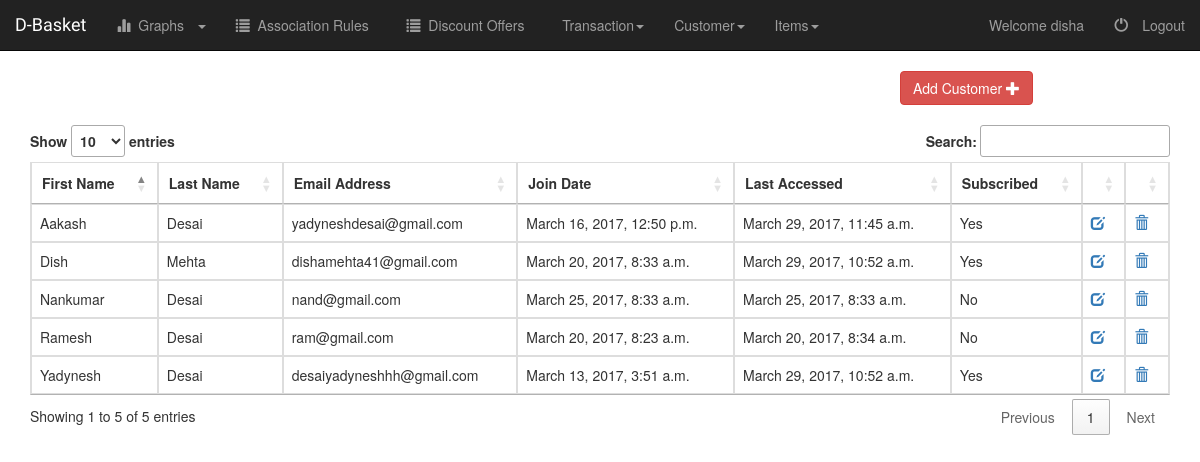
/emp/customer/list/ (signed in), run on the app's committed database.
### AdminPanel/models.py (models this page shows, shortened)
class Customer(models.Model):
	first_name = models.CharField(max_length = 100,null = False, blank=False, verbose_name = 'First Name')
	last_name = models.CharField(max_length = 100,null = False, blank=False, verbose_name = 'Last Name')
	email_id = models.EmailField(max_length = 100,null = False, blank=False, verbose_name = 'Email address')
	join_date = models.DateTimeField(default = timezone.now, editable = False)
	last_modified = models.DateTimeField(auto_now = True)
	subscribe = models.BooleanField(default = False, verbose_name = 'Subscribed')

### AdminPanel/customer_views.py (the view)
class CustomerListView(generic.ListView):
	template_name = "AdminPanel/customer_list.html"
	context_object_name = 'customer_list'
	def get_queryset(self):
		return Customer.objects.all()

### AdminPanel/templates/AdminPanel/customer_list.html (shortened to what this page needs)
{% extends "base.html" %}
{% block stylesheets %}
	<link rel="stylesheet"
	href="http://cdn.datatables.net/1.10.2/css/jquery.dataTables.min.css"></style>
	<link href="https://maxcdn.bootstrapcdn.com/bootstrap/3.3.7/css/bootstrap.min.css" rel="stylesheet">
{% endblock stylesheets %}
{% block tabs %}
	{% include "AdminPanel/tabs.html" with active_tab='list-customers' %}
{% endblock tabs %}
{% block content %}
	<div class="col-xs-offset-4 col-md-offset-9">
		<a class ="btn btn-danger" href="{% url 'adminpanel:add-customer' %}">
			Add Customer
			<span class="glyphicon glyphicon-plus" aria-hidden="true"/>
		</a>
	</div>
	<br/>
	<div class="container">
		<table class="table table-hover table-bordered dt-responsive" id="customerTable">
			<thead>
				<tr>
					<th>First Name</th>
					<th>Last Name</th>
					<th class="hidden-xs">Email Address</th>
					<th class="hidden-xs">Join Date</th>
					<th class="hidden-xs">Last Accessed</th>
					<th >Subscribed</th>
					<th></th>
					<th></th>
				</tr>
			</thead>
			<tbody>
				{% for customer in customer_list  %}
					<tr>
						<td>{{customer.first_name}}</td>
						<td>{{customer.last_name}}</td>
						<td class="hidden-xs">{{customer.email_id}}</td>
						<td class="hidden-xs">{{customer.join_date}}</td>
						<td class="hidden-xs">{{customer.last_modified}}</td>
						<td>
							{% if customer.subscribe  %}
								Yes
							{% else %}
								No
							{% endif %}
						</td>
						<td>
							<a href="{% url 'adminpanel:update-customer' customer.pk %}">
								<span class="glyphicon glyphicon-edit" aria-hidden="true"/>
							</a>
						</td>
						<td>
							<a href="{% url 'adminpanel:delete-customer' customer.pk %}">
								<span class="glyphicon glyphicon-trash" aria-hidden="true"/>
							</a>
						</td>
					</tr>
				{% endfor %}
			</tbody>
		</table>
	</div>
{% endblock content %}

### AdminPanel/templates/base.html (shortened to what this page needs)
<!DOCTYPE html>
<html>
<head>
	<link href="https://maxcdn.bootstrapcdn.com/bootstrap/3.3.7/css/bootstrap.min.css" rel="stylesheet">
	{% load staticfiles %}
	<link rel="stylesheet" type="text/css" href="{% static "AdminPanel/style.css" %}">
	{% block stylesheets %}
	{% endblock stylesheets %}
</head>
<body>
	<nav class="navbar navbar-inverse navbar-static-top" role="navigation">
		<div class="container-fluid">
			<div class="navbar-header">
				<a class="navbar-brand fontCourgette" href="{% url 'adminpanel:home' %}">D-Basket</a>
			</div>
			<div class="collapse navbar-collapse navbar-ex1-collapse">
			{% if user.is_authenticated  %}
					{% block tabs %}
					{% endblock tabs %}
			{% endif %}
					<ul class="nav navbar-nav navbar-right">
						{% if user.is_authenticated  %}
							<li>
								<a>Welcome {{user.username}}</a>
							</li>
							<li><a href="/accounts/logout">
									<span class="glyphicon glyphicon-off">&nbsp;</span>Logout
								</a>
							</li>
						{% endif %}
					</ul>
				</div>
		</div>
	</nav>
	{% block content %}
	{% endblock content %}
</body>
</html>

### AdminPanel/static/AdminPanel/style.css (style rules this page uses)
.fontCourgette { font-family: 'Courgette', cursive; }
.navbar { border-radius: 0px; }

### data on the page
Customer: first_name "Yadynesh", last_name "Desai", email_id "desaiyadyneshhh@gmail.com", join_date "March 13, 2017, 3:51 a.m.", last_modified "March 29, 2017, 10:52 a.m.", subscribe "Yes"
Customer: first_name "Aakash", last_name "Desai", email_id "yadyneshdesai@gmail.com", join_date "March 16, 2017, 12:50 p.m.", last_modified "March 29, 2017, 11:45 a.m.", subscribe "Yes"
Customer: first_name "Ramesh", last_name "Desai", email_id "ram@gmail.com", join_date "March 20, 2017, 8:23 a.m.", last_modified "March 20, 2017, 8:34 a.m.", subscribe "No"
Customer: first_name "Dish", last_name "Mehta", email_id "dishamehta41@gmail.com", join_date "March 20, 2017, 8:33 a.m.", last_modified "March 29, 2017, 10:52 a.m.", subscribe "Yes"
Customer: first_name "Nankumar", last_name "Desai", email_id "nand@gmail.com", join_date "March 25, 2017, 8:33 a.m.", last_modified "March 25, 2017, 8:33 a.m.", subscribe "No"

### other printed values
{{ user.username }} "disha"
